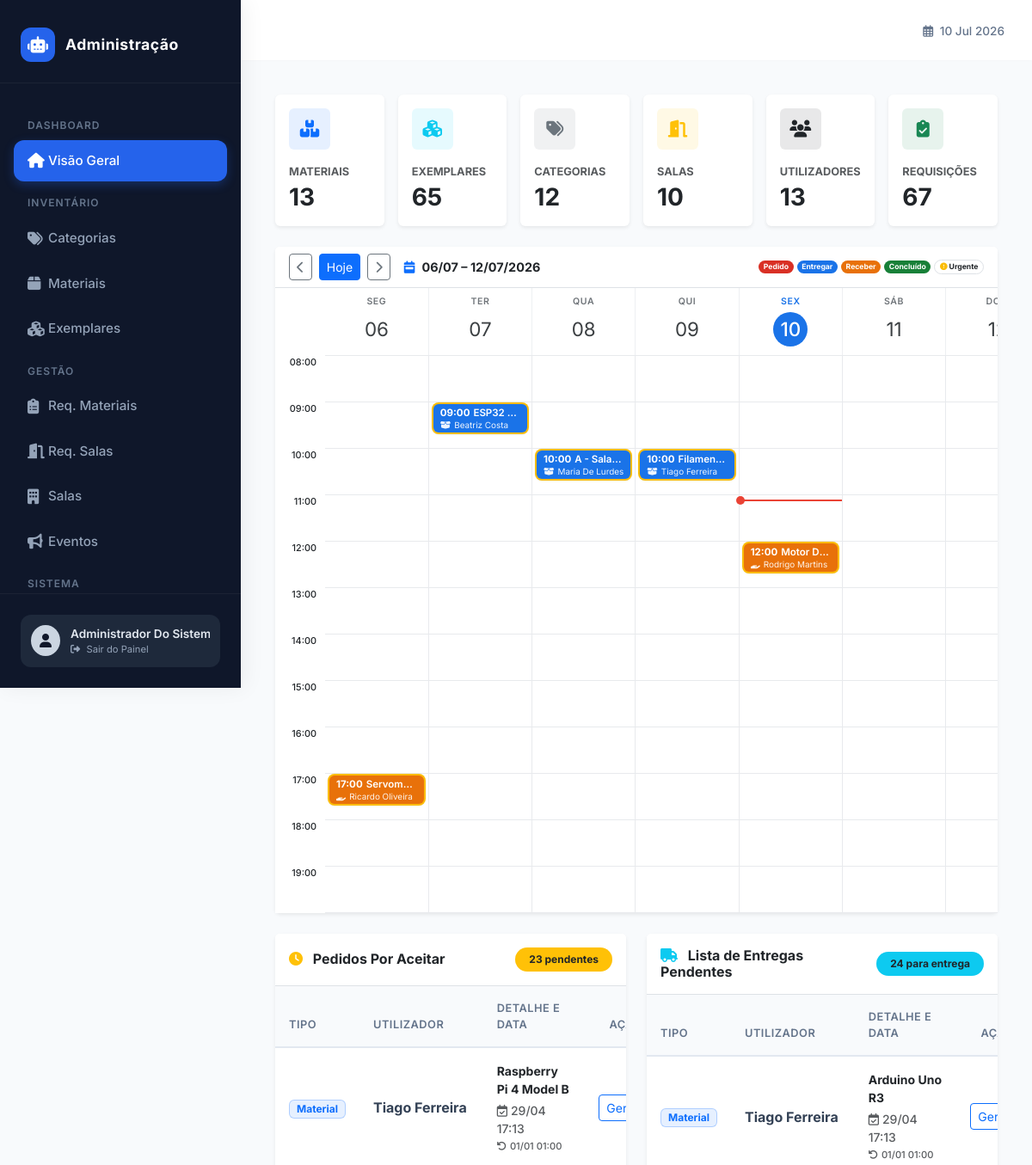
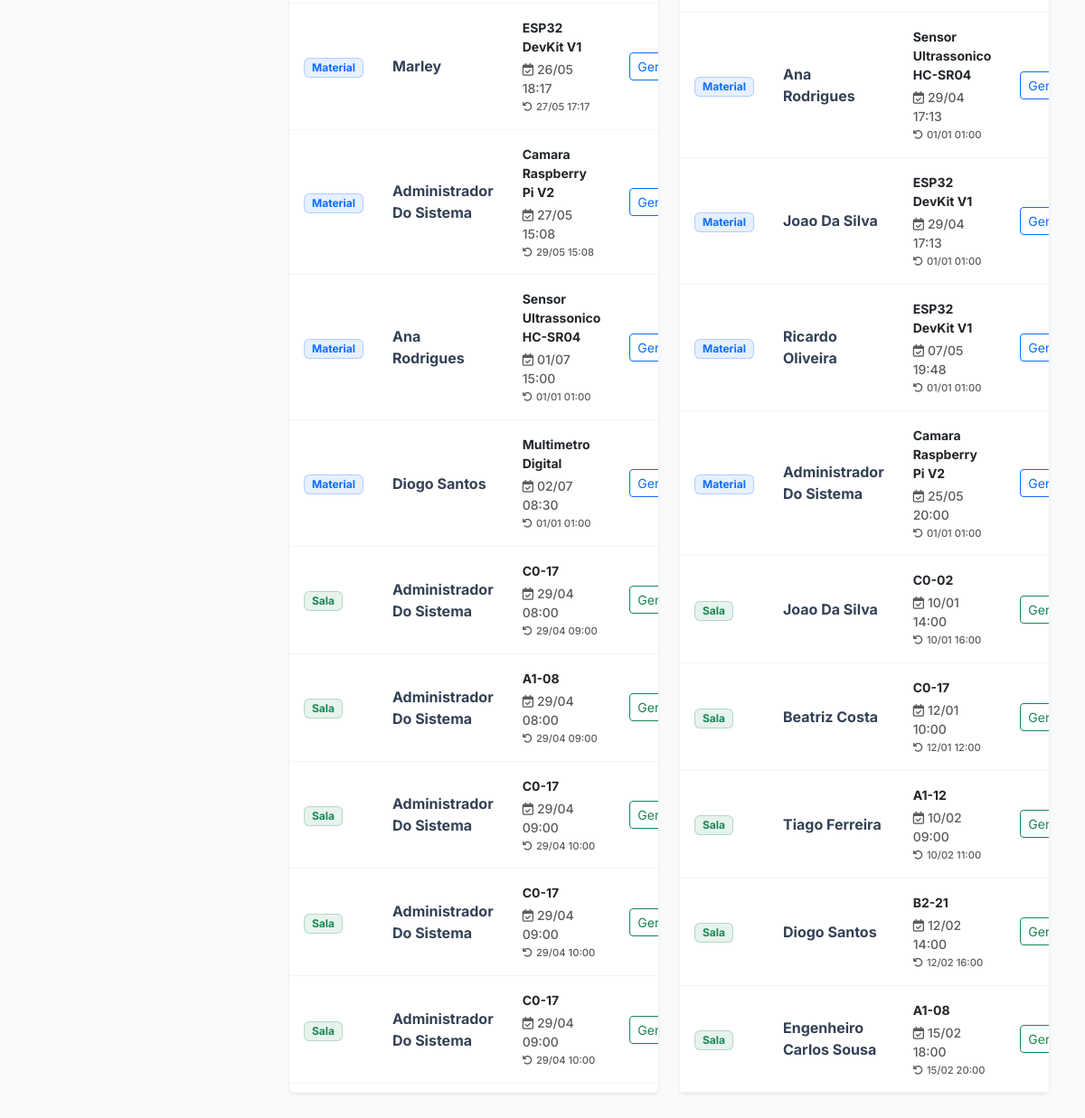
/public/admin/index (signed in), run on the app's committed database (2 pictures, top to bottom).
### tables this page shows
CREATE TABLE IF NOT EXISTS `utilizador` (
  `id` INT NOT NULL AUTO_INCREMENT,
  `tipo` ENUM('ALUNO', 'PROFESSOR', 'ADMIN', 'RESPONSAVEL') NOT NULL,
  `nome` VARCHAR(100) NOT NULL,
  `email` VARCHAR(255) NOT NULL,
  `password_hash` VARCHAR(255) NOT NULL,
  `data_nascimento` DATE NOT NULL,
  `telefone` VARCHAR(20) NOT NULL,
  `linkedin` VARCHAR(255) NULL DEFAULT NULL,
  `turma` VARCHAR(10) NULL DEFAULT NULL,
  `foto` MEDIUMBLOB NULL DEFAULT NULL,
  `email_verificado` TINYINT(1) NOT NULL DEFAULT 0,
  `email_verificacao_token` VARCHAR(128) NULL DEFAULT NULL,
  `reset_token` VARCHAR(128) NULL DEFAULT NULL,
  `reset_expira` DATETIME NULL DEFAULT NULL,
  PRIMARY KEY (`id`),
  UNIQUE INDEX `email_UNIQUE` (`email` ASC));

CREATE TABLE IF NOT EXISTS `requisicao_exemplar` (
  `id` INT NOT NULL AUTO_INCREMENT,
  `id_utilizador` INT NOT NULL,
  `id_exemplar` INT NOT NULL,
  `data_pedido` DATETIME NOT NULL DEFAULT CURRENT_TIMESTAMP,
  `estado_pedido` ENUM('PENDENTE', 'ACEITE', 'REJEITADO', 'EM_USO', 'CONCLUIDO') NOT NULL DEFAULT 'PENDENTE',
  `data_levantamento` DATETIME NULL DEFAULT NULL,
  `data_devolucao` DATETIME NULL DEFAULT NULL,
  `estado_devolucao` ENUM('OK', 'DANIFICADO', 'PERDIDO') NOT NULL DEFAULT 'OK',
  `estado_entrega` TINYINT(1) NOT NULL DEFAULT 0,
  `observacao` TEXT NULL DEFAULT NULL,
  PRIMARY KEY (`id`),
  INDEX `fk_reqex_utilizador_idx` (`id_utilizador` ASC),
  INDEX `fk_reqex_exemplar_idx` (`id_exemplar` ASC),
  CONSTRAINT `fk_reqex_utilizador`
    FOREIGN KEY (`id_utilizador`)
    REFERENCES `utilizador` (`id`)
    ON DELETE NO ACTION
    ON UPDATE NO ACTION,
  CONSTRAINT `fk_reqex_exemplar`
    FOREIGN KEY (`id_exemplar`)
    REFERENCES `exemplar` (`id`)
    ON DELETE NO ACTION
    ON UPDATE NO ACTION);

CREATE TABLE IF NOT EXISTS `material` (
  `id` INT NOT NULL AUTO_INCREMENT,
  `designacao` VARCHAR(100) NOT NULL,
  `descricao` TEXT NULL DEFAULT NULL,
  `imagem` MEDIUMBLOB NULL DEFAULT NULL,
  PRIMARY KEY (`id`));

CREATE TABLE IF NOT EXISTS `requisicao_sala` (
  `id` INT NOT NULL AUTO_INCREMENT,
  `id_sala` INT NOT NULL,
  `id_utilizador` INT NOT NULL,
  `data` DATETIME NOT NULL DEFAULT CURRENT_TIMESTAMP,
  `estado_sala` ENUM('PENDENTE', 'ACEITE', 'REJEITADO', 'EM_USO', 'CONCLUIDO') NULL DEFAULT 'PENDENTE',
  `data_inicio` DATETIME NOT NULL,
  `data_fim` DATETIME NOT NULL,
  `estado_devolucao` ENUM('NORMAL', 'DESARRUMADA_SUJA', 'DANIFICADA') NOT NULL DEFAULT 'NORMAL',
  `estado_entrega` TINYINT(1) NOT NULL DEFAULT 0,
  `observacao` TEXT NULL DEFAULT NULL,
  PRIMARY KEY (`id`),
  INDEX `fk_reqsala_utilizador_idx` (`id_utilizador` ASC),
  INDEX `fk_reqsala_sala_idx` (`id_sala` ASC),
  CONSTRAINT `fk_reqsala_utilizador`
    FOREIGN KEY (`id_utilizador`)
    REFERENCES `utilizador` (`id`)
    ON DELETE NO ACTION
    ON UPDATE NO ACTION,
  CONSTRAINT `fk_reqsala_sala`
    FOREIGN KEY (`id_sala`)
    REFERENCES `sala` (`id`)
    ON DELETE NO ACTION
    ON UPDATE NO ACTION);

CREATE TABLE IF NOT EXISTS `sala` (
  `id` INT NOT NULL AUTO_INCREMENT,
  `numero` VARCHAR(15) NOT NULL,
  `andar` INT NOT NULL,
  `bloco` VARCHAR(10) NOT NULL,
  `capacidade` INT NOT NULL,
  `descricao` TEXT NULL DEFAULT NULL,
  `estado` ENUM('DISPONIVEL', 'MANUTENCAO', 'DANIFICADA', 'OCUPADA', 'INDISPONIVEL') NOT NULL DEFAULT 'DISPONIVEL',
  PRIMARY KEY (`id`));

### app/views/administracao/index.php (the view, shortened to what the rows shown need)
<?php
$hoje = date('Y-m-d');
if (!empty($inicioSemanaCal)) {
    $inicioSemana = $inicioSemanaCal;
} else {
    $diaSemana = date('N');
    $inicioSemana = date('Y-m-d', strtotime('-' . ($diaSemana - 1) . ' days'));
}
$diasSemana = [];
$nomesDiasAbrev = ['SEG', 'TER', 'QUA', 'QUI', 'SEX', 'SÁB', 'DOM'];
for ($i = 0; $i < 7; $i++) {
    $dataDia = date('Y-m-d', strtotime($inicioSemana . " +$i days"));
    $diasSemana[] = [
        'data' => $dataDia,
        'dia_numero' => date('d', strtotime($dataDia)),
        'nome_dia' => $nomesDiasAbrev[$i],
        'is_hoje' => $dataDia === $hoje
    ];
}
$agendaGrid = [];
$eventosGrelha = $eventosBrutos ?? [];
foreach ($eventosGrelha as $ev) {
    $horaBloco = (int)substr($ev['hora'], 0, 2);
    $agendaGrid[$ev['data']][$horaBloco][] = $ev;
}
$horaInicio = 8;
$horaFim = 19;
?>
<div class="card border-0 shadow-sm mb-4">
    <div class="card-body p-0 table-responsive" style="scrollbar-width: thin;">
        <table class="table gcal-table mb-0">
            <thead>
                <tr>
                    <th class="gcal-time-col border-0"></th>
                    <?php foreach ($diasSemana as $dia): ?>
                        <th class="text-center <?= $dia['is_hoje'] ? 'gcal-th-hoje' : '' ?>">
                            <div class="gcal-dayname"><?= $dia['nome_dia'] ?></div>
                            <div class="gcal-daynum <?= $dia['is_hoje'] ? 'hoje' : '' ?>"><?= $dia['dia_numero'] ?></div>
                        </th>
                    <?php endforeach; ?>
                </tr>
            </thead>
            <tbody>
                <?php for ($h = $horaInicio; $h <= $horaFim; $h++): ?>
                    <tr>
                        <td class="gcal-time-col">
                            <span><?= str_pad($h, 2, '0', STR_PAD_LEFT) ?>:00</span>
                        </td>
                        <?php foreach ($diasSemana as $dia): ?>
                            <td class="gcal-slot <?= $dia['is_hoje'] ? 'gcal-col-hoje' : '' ?>">
                                <?php
                        if (isset($agendaGrid[$dia['data']][$h])) {
                            foreach ($agendaGrid[$dia['data']][$h] as $ev) {
                                switch ($ev['tipo']) {
                                    case 'entregar':
                                        $classeCor = 'gcal-event-entregar';
                                        $iconTipo = 'fa-box-open';
                                        $labelTipo = 'ENT';
                                        break;
                                    case 'receber':
                                        $classeCor = 'gcal-event-receber';
                                        $iconTipo = 'fa-hand-holding';
                                        $labelTipo = 'REC';
                                        break;
                                }
                                $classeUrgente = $ev['urgente'] ? 'urgente' : '';
                                $rota = ($ev['tipo_req'] === 'sala') ? 'reqSalaView' : 'reqMaterialView';
                                $linkView = BASE_URL . "admin/{$rota}/" . $ev['id_req'];
                                $entrega = !empty($ev['data_entrega_prevista']) ? date('d/m H:i', strtotime($ev['data_entrega_prevista'])) : '—';
                                $devolucao = !empty($ev['data_devolucao_prevista']) ? date('d/m H:i', strtotime($ev['data_devolucao_prevista'])) : '—';
                                $tt = htmlspecialchars($labelTipo . ' · Req #' . $ev['id_req'] . ' · ' . $ev['hora'] . ' · ' . $ev['titulo'] . ' (' . $ev['user'] . ') · Buscar: ' . $entrega . ' · Devolver: ' . $devolucao, ENT_QUOTES);
                                echo "
                                <a href='{$linkView}' class='gcal-event {$classeCor} {$classeUrgente}' title='{$tt}'>
                                    <div class='gcal-ev-line1'><span class='t'>{$ev['hora']}</span>" . htmlspecialchars($ev['titulo']) . "</div>
                                    <div class='gcal-ev-line2'><i class='fas {$iconTipo} me-1'></i>" . htmlspecialchars($ev['user']) . "</div>
                                </a>";
                            }
                        }
                        ?>
                            </td>
                        <?php endforeach; ?>
                    </tr>
                <?php endfor; ?>
            </tbody>
        </table>
    </div>
</div>
<div class="row g-4">
    <div class="col-lg-6">
        <div class="card border-0 shadow-sm h-100">
            <div class="table-responsive">
                <table class="table table-borderless table-clean mb-0">
                    <thead>
                        <tr>
                            <th class="ps-3">Tipo</th>
                            <th>Utilizador</th>
                            <th>Detalhe e Data</th>
                            <th class="text-end pe-3">Ação</th>
                        </tr>
                    </thead>
                    <tbody>
                        <?php foreach (array_slice($porAceitarMat ?? [], 0, 5) as $r): ?>
                            <tr>
                                <td class="ps-3"><span class="badge bg-primary bg-opacity-10 text-primary border border-primary border-opacity-25 px-2 py-1">Material</span></td>
                                <td class="fw-bold"><?= htmlspecialchars($r['utilizador_nome'] ?? '') ?></td>
                                <td class="text-muted small">
                                    <span class="d-block fw-bold text-dark mb-1"><?= htmlspecialchars($r['material_designacao'] ?? '') ?></span>
                                    <div><i class="far fa-calendar-check me-1"></i><?= date('d/m H:i', strtotime($r['data_levantamento'] ?? $r['data_pedido'])) ?></div>
                                    <div style="font-size: 0.7rem; margin-top: 2px;"><i class="fas fa-undo me-1"></i><?= date('d/m H:i', strtotime($r['data_devolucao'] ?? '')) ?></div>
                                </td>
                                <td class="text-end pe-3"><a href="<?= BASE_URL ?>admin/requisicoesMateriais" class="btn btn-sm btn-outline-primary">Gerir</a></td>
                            </tr>
                        <?php endforeach; ?>
                        <?php foreach (array_slice($porAceitarSala ?? [], 0, 5) as $r): ?>
                            <tr>
                                <td class="ps-3"><span class="badge bg-success bg-opacity-10 text-success border border-success border-opacity-25 px-2 py-1">Sala</span></td>
                                <td class="fw-bold"><?= htmlspecialchars($r['utilizador_nome'] ?? '') ?></td>
                                <td class="text-muted small">
                                    <span class="d-block fw-bold text-dark mb-1"><?= htmlspecialchars(($r['bloco'] ?? '') . ($r['andar'] ?? '') . '-' . ($r['sala_numero'] ?? '')) ?></span>
                                    <div><i class="far fa-calendar-check me-1"></i><?= date('d/m H:i', strtotime($r['data_inicio'] ?? $r['data'])) ?></div>
                                    <div style="font-size: 0.7rem; margin-top: 2px;"><i class="fas fa-undo me-1"></i><?= date('d/m H:i', strtotime($r['data_fim'] ?? '')) ?></div>
                                </td>
                                <td class="text-end pe-3"><a href="<?= BASE_URL ?>admin/requisicoesSalas" class="btn btn-sm btn-outline-success">Gerir</a></td>
                            </tr>
                        <?php endforeach; ?>
                    </tbody>
                </table>
            </div>
        </div>
    </div>
    <div class="col-lg-6">
        <div class="card border-0 shadow-sm h-100">
            <div class="table-responsive">
                <table class="table table-borderless table-clean mb-0">
                    <thead>
                        <tr>
                            <th class="ps-3">Tipo</th>
                            <th>Utilizador</th>
                            <th>Detalhe e Data</th>
                            <th class="text-end pe-3">Ação</th>
                        </tr>
                    </thead>
                    <tbody>
                        <?php foreach (array_slice($aEntregarMat ?? [], 0, 5) as $r): ?>
                            <tr>
                                <td class="ps-3"><span class="badge bg-primary bg-opacity-10 text-primary border border-primary border-opacity-25 px-2 py-1">Material</span></td>
                                <td class="fw-bold"><?= htmlspecialchars($r['utilizador_nome'] ?? '') ?></td>
                                <td class="text-muted small">
                                    <span class="d-block fw-bold text-dark mb-1"><?= htmlspecialchars($r['material_designacao'] ?? '') ?></span>
                                    <div><i class="far fa-calendar-check me-1"></i><?= date('d/m H:i', strtotime($r['data_levantamento'] ?? $r['data_pedido'])) ?></div>
                                    <div style="font-size: 0.7rem; margin-top: 2px;"><i class="fas fa-undo me-1"></i><?= date('d/m H:i', strtotime($r['data_devolucao'] ?? '')) ?></div>
                                </td>
                                <td class="text-end pe-3"><a href="<?= BASE_URL ?>admin/requisicoesMateriais" class="btn btn-sm btn-outline-primary">Gerir</a></td>
                            </tr>
                        <?php endforeach; ?>
                        <?php foreach (array_slice($aEntregarSala ?? [], 0, 5) as $r): ?>
                            <tr>
                                <td class="ps-3"><span class="badge bg-success bg-opacity-10 text-success border border-success border-opacity-25 px-2 py-1">Sala</span></td>
                                <td class="fw-bold"><?= htmlspecialchars($r['utilizador_nome'] ?? '') ?></td>
                                <td class="text-muted small">
                                    <span class="d-block fw-bold text-dark mb-1"><?= htmlspecialchars(($r['bloco'] ?? '') . ($r['andar'] ?? '') . '-' . ($r['sala_numero'] ?? '')) ?></span>
                                    <div><i class="far fa-calendar-check me-1"></i><?= date('d/m H:i', strtotime($r['data_inicio'] ?? $r['data'])) ?></div>
                                    <div style="font-size: 0.7rem; margin-top: 2px;"><i class="fas fa-undo me-1"></i><?= date('d/m H:i', strtotime($r['data_fim'] ?? '')) ?></div>
                                </td>
                                <td class="text-end pe-3"><a href="<?= BASE_URL ?>admin/requisicoesSalas" class="btn btn-sm btn-outline-success">Gerir</a></td>
                            </tr>
                        <?php endforeach; ?>
                    </tbody>
                </table>
            </div>
        </div>
    </div>
</div>

### app/views/layouts/admin.php (shortened to what the rows shown need)
<?php
require_once __DIR__ . '/../../core/Auth.php';
$currentUser = Auth::user();
?>
<!DOCTYPE html>
<html lang="pt">
<head>
    <link href="https://cdn.jsdelivr.net/npm/bootstrap@5.3.0/dist/css/bootstrap.min.css" rel="stylesheet">
    <link rel="stylesheet" href="https://cdnjs.cloudflare.com/ajax/libs/font-awesome/6.4.0/css/all.min.css">
</head>
<body>
<div class="wrapper">
    <nav id="sidebar">
        <div class="sidebar-footer">
            <a href="<?php echo BASE_URL; ?>dashboard/index" class="user-info-card" title="Voltar ao site">
                <div style="overflow: hidden;">
                    <div style="font-size: 0.85rem; font-weight: 600; white-space: nowrap; text-overflow: ellipsis;"><?= htmlspecialchars($currentUser['nome'] ?? 'Administrador') ?></div>
                    <div style="font-size: 0.7rem; color: #94a3b8;"><i class="fas fa-sign-out-alt me-1"></i> Sair do Painel</div>
                </div>
            </a>
        </div>
    </nav>
    <div id="content">
        <div class="main-container">
            <?php require $content_view; ?>
        </div>
    </div>
</div>
</body>
</html>

### data on the page
utilizador: nome "Administrador Do…"
requisicao_exemplar: hora "12:00", material.designacao "Motor D…", id_utilizador.nome "Rodrigo Martins"
requisicao_exemplar: hora "17:00", material.designacao "Servom…", id_utilizador.nome "Ricardo Oliveira"
requisicao_exemplar: id_utilizador.nome "Tiago Ferreira", material.designacao "Raspberry Pi 4 Model B", data_levantamento+data_pedido "29/04 17:13", data_devolucao "01/01 01:00"
requisicao_exemplar: id_utilizador.nome "Marley", material.designacao "ESP32 DevKit V1", data_levantamento "26/05 18:17", data_devolucao "27/05 17:17"
requisicao_exemplar: id_utilizador.nome "Administrador Do Sistema", material.designacao "Camara Raspberry Pi V2", data_levantamento "27/05 15:08", data_devolucao "29/05 15:08"
requisicao_exemplar: id_utilizador.nome "Ana Rodrigues", material.designacao "Sensor Ultrassonico HC-SR04", data_levantamento+data_pedido "01/07 15:00", data_devolucao "01/01 01:00"
requisicao_exemplar: id_utilizador.nome "Diogo Santos", material.designacao "Multimetro Digital", data_levantamento+data_pedido "02/07 08:30", data_devolucao "01/01 01:00"
requisicao_sala: id_utilizador.nome "Administrador Do Sistema", id_sala.numero "C0-17", data_inicio "29/04 08:00", data_fim "29/04 09:00"
requisicao_sala: id_utilizador.nome "Administrador Do Sistema", id_sala.numero "A1-08", data_inicio "29/04 08:00", data_fim "29/04 09:00"
requisicao_sala: id_utilizador.nome "Administrador Do Sistema", id_sala.numero "C0-17", data_inicio "29/04 09:00", data_fim "29/04 10:00"
requisicao_sala: id_utilizador.nome "Administrador Do Sistema", id_sala.numero "C0-17", data_inicio "29/04 09:00", data_fim "29/04 10:00"
requisicao_sala: id_utilizador.nome "Administrador Do Sistema", id_sala.numero "C0-17", data_inicio "29/04 09:00", data_fim "29/04 10:00"
requisicao_exemplar: id_utilizador.nome "Tiago Ferreira", material.designacao "Arduino Uno R3", data_levantamento "29/04 17:13", data_devolucao "01/01 01:00"
requisicao_exemplar: id_utilizador.nome "Ana Rodrigues", material.designacao "Sensor Ultrassonico HC-SR04", data_levantamento "29/04 17:13", data_devolucao "01/01 01:00"
requisicao_exemplar: id_utilizador.nome "Joao Da Silva", material.designacao "ESP32 DevKit V1", data_levantamento "29/04 17:13", data_devolucao "01/01 01:00"
requisicao_exemplar: id_utilizador.nome "Ricardo Oliveira", material.designacao "ESP32 DevKit V1", data_levantamento "07/05 19:48", data_devolucao "01/01 01:00"
requisicao_exemplar: id_utilizador.nome "Administrador Do Sistema", material.designacao "Camara Raspberry Pi V2", data_levantamento "25/05 20:00", data_devolucao "01/01 01:00"
requisicao_sala: id_utilizador.nome "Joao Da Silva", id_sala.numero "C0-02", data_inicio "10/01 14:00", data_fim "10/01 16:00"
requisicao_sala: id_utilizador.nome "Beatriz Costa", id_sala.numero "C0-17", data_inicio "12/01 10:00", data_fim "12/01 12:00"
requisicao_sala: id_utilizador.nome "Tiago Ferreira", id_sala.numero "A1-12", data_inicio "10/02 09:00", data_fim "10/02 11:00"
requisicao_sala: id_utilizador.nome "Diogo Santos", id_sala.numero "B2-21", data_inicio "12/02 14:00", data_fim "12/02 16:00"
requisicao_sala: id_utilizador.nome "Engenheiro Carlos Sousa", id_sala.numero "A1-08", data_inicio "15/02 18:00", data_fim "15/02 20:00"

### other printed values
$totalMateriais "13"
$totalExemplares "65"
$totalCategorias "12"
$totalSalas "10"
$totalUtilizadores "13"
$totalRequisicoes "67"
$labelSemana "06/07 – 12/07/2026"
$dia['nome_dia'] "SEG"
$dia['dia_numero'] "06"
$dia['nome_dia'] "TER"
$dia['dia_numero'] "07"
$dia['nome_dia'] "QUA"
$dia['dia_numero'] "08"
$dia['nome_dia'] "QUI"
$dia['dia_numero'] "09"
